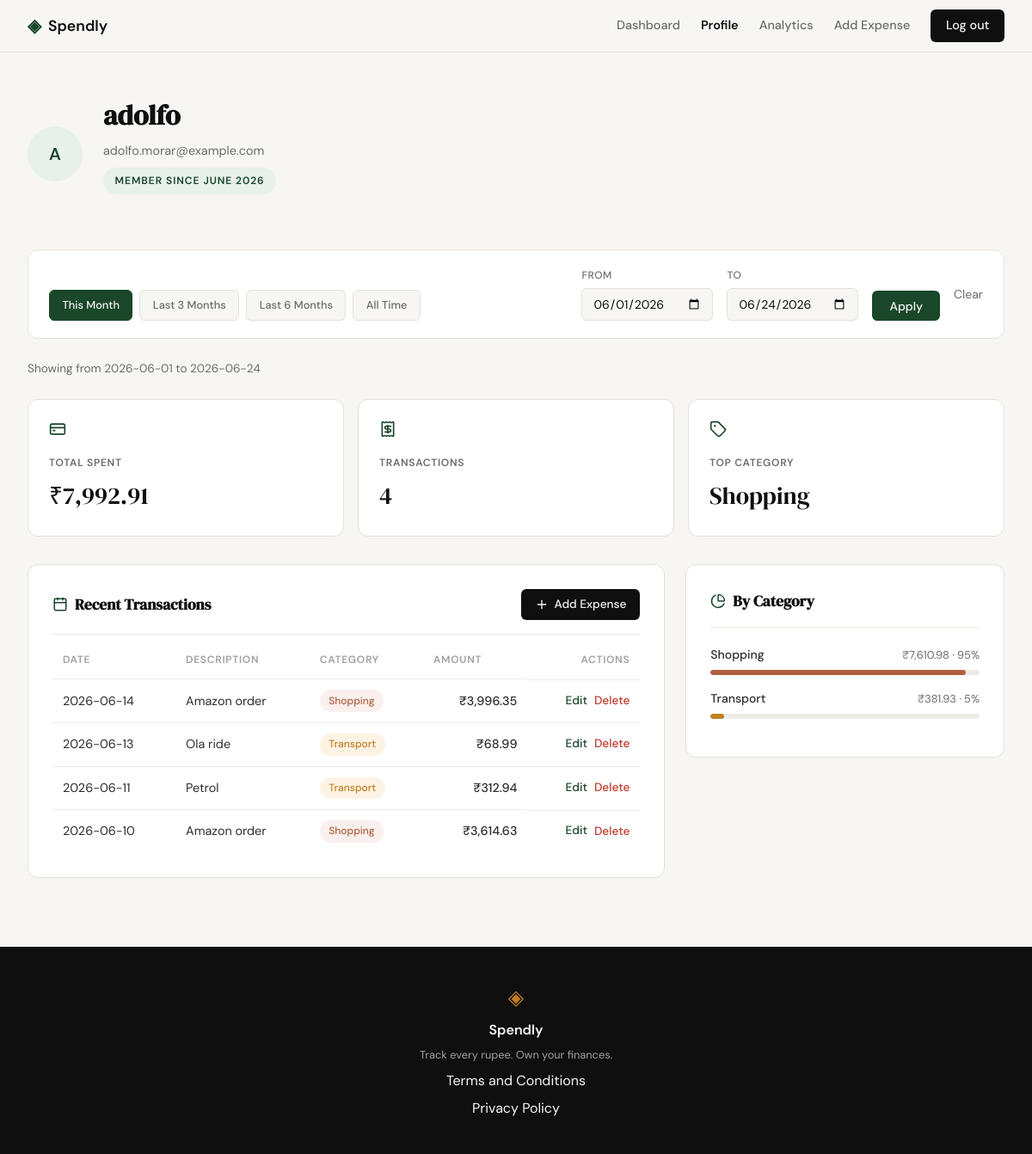
Page /profile?date_from=2026-06-01&date_to=2026-06-24 (signed in) on the committed database.
### tables this page shows
CREATE TABLE users (
            id            INTEGER PRIMARY KEY AUTOINCREMENT,
            name          TEXT    NOT NULL,
            email         TEXT    UNIQUE NOT NULL,
            password_hash TEXT    NOT NULL,
            created_at    TEXT    DEFAULT (datetime('now'))
        );

CREATE TABLE expenses (
            id          INTEGER PRIMARY KEY AUTOINCREMENT,
            user_id     INTEGER NOT NULL REFERENCES users(id),
            amount      REAL    NOT NULL,
            category    TEXT    NOT NULL,
            date        TEXT    NOT NULL,
            description TEXT,
            created_at  TEXT    DEFAULT (datetime('now'))
        );

### app.py (the view)
@app.route("/profile")
def profile():
    if not session.get("user_id"):
        return redirect(url_for("login", next="/profile"))
    user_id = session["user_id"]
    user = get_user_by_id(user_id)
    if user is None:
        session.clear()
        return redirect(url_for("login", next="/profile"))
    date_from = _valid_date(request.args.get("date_from", "").strip())
    date_to = _valid_date(request.args.get("date_to", "").strip())
    if date_from and date_to and date_from > date_to:
        flash("Start date must be before end date.")
        date_from = date_to = None
    raw_stats = get_summary_stats(user_id, date_from=date_from, date_to=date_to)
    stats = {
        "total_spent": rupees(raw_stats["total_spent"]),
        "transaction_count": raw_stats["transaction_count"],
        "top_category": raw_stats["top_category"],
    }
    transactions = [
        {**tx, "amount": rupees(tx["amount"])}
        for tx in get_recent_transactions(user_id, date_from=date_from, date_to=date_to)
    ]
    categories = [
        {"name": cat["name"], "amount": rupees(cat["amount"]), "percent": cat["pct"]}
        for cat in get_category_breakdown(user_id, date_from=date_from, date_to=date_to)
    ]
    today = date.today()
    presets = {
        "today": today.isoformat(),
        "this_month": today.replace(day=1).isoformat(),
        "last_3m": _months_ago(today, 3).isoformat(),
        "last_6m": _months_ago(today, 6).isoformat(),
    }
    if not date_from and not date_to:
        active_preset = "all"
    elif date_to == presets["today"] and date_from == presets["this_month"]:
        active_preset = "this_month"
    elif date_to == presets["today"] and date_from == presets["last_3m"]:
        active_preset = "last_3m"
    elif date_to == presets["today"] and date_from == presets["last_6m"]:
        active_preset = "last_6m"
    else:
        active_preset = "custom"
    active_range = {
        "date_from": date_from or "",
        "date_to": date_to or "",
        "active": bool(date_from or date_to),
        "preset": active_preset,
    }
    return render_template("profile.html", user=user, stats=stats,
                           transactions=transactions, categories=categories,
                           active_range=active_range, presets=presets)

### app.py (called while the page is built)
def rupees(value):
    return f"₹{value:,.2f}"

def _valid_date(value):
    if not value:
        return None
    try:
        datetime.strptime(value, "%Y-%m-%d")
        return value
    except ValueError:
        return None

def _months_ago(d, months):
    month_index = d.month - 1 - months
    year = d.year + month_index // 12
    month = month_index % 12 + 1
    day = min(d.day, calendar.monthrange(year, month)[1])
    return date(year, month, day)

### database/db.py (called while the page is built)
def get_db():
    conn = sqlite3.connect(DB_PATH)
    conn.row_factory = sqlite3.Row
    conn.execute("PRAGMA foreign_keys = ON")
    return conn

### database/queries.py (called while the page is built)
def _initials(name):
    parts = [p for p in name.split() if p]
    if not parts:
        return "?"
    if len(parts) == 1:
        return parts[0][0].upper()
    return (parts[0][0] + parts[-1][0]).upper()

def _member_since(created_at):
    if not created_at:
        return ""
    try:
        dt = datetime.strptime(created_at[:19], "%Y-%m-%d %H:%M:%S")
    except ValueError:
        try:
            dt = datetime.strptime(created_at[:10], "%Y-%m-%d")
        except ValueError:
            return ""
    return dt.strftime("%B %Y")

def _date_clause(date_from, date_to):
    clauses, params = [], []
    if date_from:
        clauses.append("AND date >= ?")
        params.append(date_from)
    if date_to:
        clauses.append("AND date <= ?")
        params.append(date_to)
    fragment = (" " + " ".join(clauses)) if clauses else ""
    return fragment, params

def get_user_by_id(user_id):
    conn = get_db()
    try:
        row = conn.execute(
            "SELECT name, email, created_at FROM users WHERE id = ?",
            (user_id,),
        ).fetchone()
    finally:
        conn.close()
    if row is None:
        return None
    return {
        "name": row["name"],
        "email": row["email"],
        "member_since": _member_since(row["created_at"]),
        "initials": _initials(row["name"]),
    }

### templates/profile.html (shortened to what this page needs)
{% extends "base.html" %}
{% block head %}
<link rel="stylesheet" href="{{ url_for('static', filename='css/profile.css') }}">
{% endblock %}
{% block content %}
<div class="prof-page">
    <div class="prof-inner">
        <div class="prof-header">
            <div class="prof-avatar">{{ user.initials }}</div>
            <div class="prof-header-info">
                <h1 class="prof-name">{{ user.name }}</h1>
                <p class="prof-email">{{ user.email }}</p>
                <span class="hero-badge">Member since {{ user.member_since }}</span>
            </div>
        </div>
        <div class="filter-bar">
            <div class="filter-presets">
                <a href="{{ url_for('profile', date_from=presets.this_month, date_to=presets.today) }}"
                   class="preset-btn{% if active_range.preset == 'this_month' %} preset-btn--active{% endif %}">This Month</a>
                <a href="{{ url_for('profile', date_from=presets.last_3m, date_to=presets.today) }}"
                   class="preset-btn{% if active_range.preset == 'last_3m' %} preset-btn--active{% endif %}">Last 3 Months</a>
                <a href="{{ url_for('profile', date_from=presets.last_6m, date_to=presets.today) }}"
                   class="preset-btn{% if active_range.preset == 'last_6m' %} preset-btn--active{% endif %}">Last 6 Months</a>
                <a href="{{ url_for('profile') }}"
                   class="preset-btn{% if active_range.preset == 'all' %} preset-btn--active{% endif %}">All Time</a>
            </div>
            <form class="filter-custom" method="GET" action="{{ url_for('profile') }}">
                <div class="filter-field">
                    <label for="filter-from">From</label>
                    <input type="date" id="filter-from" name="date_from" value="{{ active_range.date_from }}">
                </div>
                <div class="filter-field">
                    <label for="filter-to">To</label>
                    <input type="date" id="filter-to" name="date_to" value="{{ active_range.date_to }}">
                </div>
                <button type="submit" class="filter-apply">Apply</button>
                {% if active_range.active %}
                <a href="{{ url_for('profile') }}" class="filter-clear">Clear</a>
                {% endif %}
            </form>
        </div>
        {% if active_range.active %}
        <p class="filter-summary">
            Showing
            {% if active_range.date_from %}from {{ active_range.date_from }}{% endif %}
            {% if active_range.date_to %}to {{ active_range.date_to }}{% endif %}
        </p>
        {% endif %}
        <div class="prof-stats">
            <div class="prof-stat-card">
                <div class="prof-stat-icon">
                    <i data-lucide="credit-card"></i>
                </div>
                <p class="prof-stat-label">Total Spent</p>
                <p class="prof-stat-value">{{ stats.total_spent }}</p>
            </div>
            <div class="prof-stat-card">
                <div class="prof-stat-icon">
                    <i data-lucide="receipt"></i>
                </div>
                <p class="prof-stat-label">Transactions</p>
                <p class="prof-stat-value">{{ stats.transaction_count }}</p>
            </div>
            <div class="prof-stat-card">
                <div class="prof-stat-icon">
                    <i data-lucide="tag"></i>
                </div>
                <p class="prof-stat-label">Top Category</p>
                <p class="prof-stat-value">{{ stats.top_category }}</p>
            </div>
        </div>
        <div class="prof-body">
            <div class="prof-section">
                <div class="prof-section-head">
                    <h2 class="prof-section-title">
                        <i data-lucide="calendar"></i>
                        Recent Transactions
                    </h2>
                    <a href="{{ url_for('add_expense') }}" class="btn-add-expense">
                        <i data-lucide="plus"></i>
                        Add Expense
                    </a>
                </div>
                {% if transactions %}
                <table class="tx-table">
                    <thead>
                        <tr>
                            <th>Date</th>
                            <th>Description</th>
                            <th>Category</th>
                            <th>Amount</th>
                            <th>Actions</th>
                        </tr>
                    </thead>
                    <tbody>
                        {% for tx in transactions %}
                        <tr>
                            <td>{{ tx.date }}</td>
                            <td>{{ tx.description }}</td>
                            <td>
                                <span class="cat-badge cat-badge--{{ tx.category | lower }}">
                                    {{ tx.category }}
                                </span>
                            </td>
                            <td class="tx-amount">{{ tx.amount }}</td>
                            <td class="tx-actions">
                                <a href="/expenses/{{ tx.id }}/edit" class="btn-edit">Edit</a>
                                <form method="POST" action="/expenses/{{ tx.id }}/delete" style="display:inline"
                                      onsubmit="return confirm('Delete this expense?')">
                                    <button type="submit" class="btn-delete">Delete</button>
                                </form>
                            </td>
                        </tr>
                        {% endfor %}
                    </tbody>
                </table>
                {% else %}
                <p class="empty-state">No transactions found for this period.</p>
                {% endif %}
            </div>
            <div class="prof-section">
                <h2 class="prof-section-title">
                    <i data-lucide="pie-chart"></i>
                    By Category
                </h2>
                {% if categories %}
                {% for cat in categories %}
                <div class="cat-row">
                    <div class="cat-row-header">
                        <span class="cat-row-name">{{ cat.name }}</span>
                        <span class="cat-row-meta">{{ cat.amount }} &middot; {{ cat.percent }}%</span>
                    </div>
                    <div class="cat-bar-track">
                        <div class="cat-bar cat-bar--{{ cat.name | lower }}" style="width: {{ cat.percent }}%"></div>
                    </div>
                </div>
                {% endfor %}
                {% else %}
                <p class="empty-state">No spending data for this period.</p>
                {% endif %}
            </div>
        </div>
    </div>
</div>
{% endblock %}

### static/css/profile.css (style rules this page uses)
.filter-bar { display: flex; flex-wrap: wrap; align-items: flex-end; justify-content: space-between; gap: 1rem; background: var(--paper-card); border: 1px solid var(--border); border-radius: var(--radius-md); padding: 1.25rem 1.5rem; margin-bottom: 1.5rem; }
.filter-presets { display: flex; flex-wrap: wrap; gap: 0.5rem; }
.preset-btn { font-size: 0.8rem; font-weight: 500; color: var(--ink-muted); background: var(--paper); border: 1px solid var(--border); border-radius: var(--radius-sm); padding: 0.45rem 0.9rem; transition: color 0.2s, background 0.2s, border-color 0.2s; }
.preset-btn--active { color: var(--paper); background: var(--accent); border-color: var(--accent); }
.filter-custom { display: flex; align-items: flex-end; flex-wrap: wrap; gap: 1rem; }
.filter-field { display: flex; flex-direction: column; gap: 0.35rem; }
.filter-field label { font-size: 0.75rem; font-weight: 500; text-transform: uppercase; letter-spacing: 0.04em; color: var(--ink-muted); }
.filter-field input { font-family: var(--font-body); font-size: 0.875rem; color: var(--ink); background: var(--paper); border: 1px solid var(--border); border-radius: var(--radius-sm); padding: 0.5rem 0.75rem; }
.filter-apply { font-family: var(--font-body); font-size: 0.875rem; font-weight: 500; color: var(--paper); background: var(--accent); border: none; border-radius: var(--radius-sm); padding: 0.55rem 1.25rem; cursor: pointer; transition: background 0.2s; }
.filter-clear { font-size: 0.875rem; color: var(--ink-muted); align-self: center; transition: color 0.2s; }
.filter-summary { font-size: 0.85rem; color: var(--ink-muted); margin-bottom: 1.5rem; }

### rows in the picture
users: name "adolfo", email "adolfo.morar@example.com"
expenses: date "2026-06-14", description "Amazon order", category "Shopping", amount "₹3,996.35"
expenses: date "2026-06-13", description "Ola ride", category "Transport", amount "₹68.99"
expenses: date "2026-06-11", description "Petrol", category "Transport", amount "₹312.94"
expenses: date "2026-06-10", description "Amazon order", category "Shopping", amount "₹3,614.63"

### other values in the picture
{{ user.initials }} "A"
{{ user.member_since }} "JUNE 2026"
{{ active_range.date_from }} "2026-06-01"
{{ active_range.date_to }} "2026-06-24"
{{ stats.total_spent }} "₹7,992.91"
{{ stats.transaction_count }} "4"
{{ stats.top_category }} "Shopping"
{{ cat.name }} "Shopping" "Transport"
{{ cat.amount }} "₹7,610.98" "₹381.93"
{{ cat.percent }} "95" "5"
